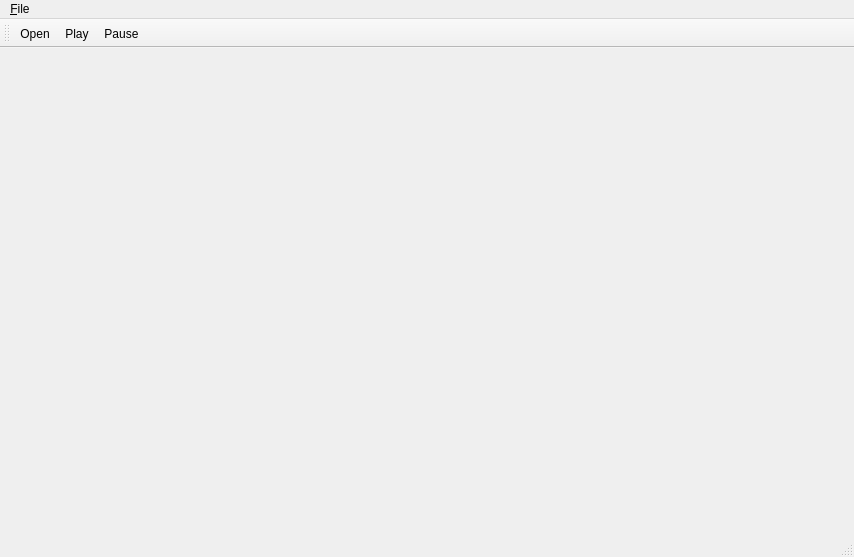
<?xml version="1.0" encoding="UTF-8"?>
<ui version="4.0">
 <class>MainWindow</class>
 <widget class="QMainWindow" name="MainWindow">
  <property name="geometry">
   <rect>
    <x>0</x>
    <y>0</y>
    <width>854</width>
    <height>557</height>
   </rect>
  </property>
  <property name="windowTitle">
   <string>MainWindow</string>
  </property>
  <widget class="QWidget" name="centralWidget"/>
  <widget class="QMenuBar" name="menuBar">
   <property name="geometry">
    <rect>
     <x>0</x>
     <y>0</y>
     <width>854</width>
     <height>26</height>
    </rect>
   </property>
   <widget class="QMenu" name="menuFile">
    <property name="title">
     <string>&amp;File</string>
    </property>
    <addaction name="actionOpen"/>
    <addaction name="actionExit"/>
   </widget>
   <addaction name="menuFile"/>
  </widget>
  <widget class="QToolBar" name="mainToolBar">
   <attribute name="toolBarArea">
    <enum>TopToolBarArea</enum>
   </attribute>
   <attribute name="toolBarBreak">
    <bool>false</bool>
   </attribute>
   <addaction name="actionOpen"/>
   <addaction name="actionPlay"/>
   <addaction name="actionPause"/>
  </widget>
  <widget class="QStatusBar" name="statusBar"/>
  <action name="actionOpen">
   <property name="icon">
    <iconset>
     <normaloff>icons/document-open.svg</normaloff>icons/document-open.svg</iconset>
   </property>
   <property name="text">
    <string>&amp;Open...</string>
   </property>
   <property name="toolTip">
    <string>Open file</string>
   </property>
   <property name="shortcut">
    <string>Ctrl+O</string>
   </property>
  </action>
  <action name="actionExit">
   <property name="text">
    <string>E&amp;xit</string>
   </property>
   <property name="toolTip">
    <string>Quit the application</string>
   </property>
   <property name="shortcut">
    <string>Ctrl+Q</string>
   </property>
  </action>
  <action name="actionPlay">
   <property name="icon">
    <iconset>
     <normaloff>icons/media-playback-start.svg</normaloff>icons/media-playback-start.svg</iconset>
   </property>
   <property name="text">
    <string>Play</string>
   </property>
   <property name="toolTip">
    <string>Start playback</string>
   </property>
   <property name="shortcut">
    <string>Space</string>
   </property>
  </action>
  <action name="actionPause">
   <property name="icon">
    <iconset>
     <normaloff>icons/media-playback-pause.svg</normaloff>icons/media-playback-pause.svg</iconset>
   </property>
   <property name="text">
    <string>Pause</string>
   </property>
   <property name="toolTip">
    <string>Pause playback</string>
   </property>
   <property name="shortcut">
    <string>Backspace</string>
   </property>
  </action>
 </widget>
 <layoutdefault spacing="6" margin="11"/>
 <resources/>
 <connections>
  <connection>
   <sender>actionExit</sender>
   <signal>triggered()</signal>
   <receiver>MainWindow</receiver>
   <slot>close()</slot>
   <hints>
    <hint type="sourcelabel">
     <x>-1</x>
     <y>-1</y>
    </hint>
    <hint type="destinationlabel">
     <x>199</x>
     <y>149</y>
    </hint>
   </hints>
  </connection>
 </connections>
</ui>
